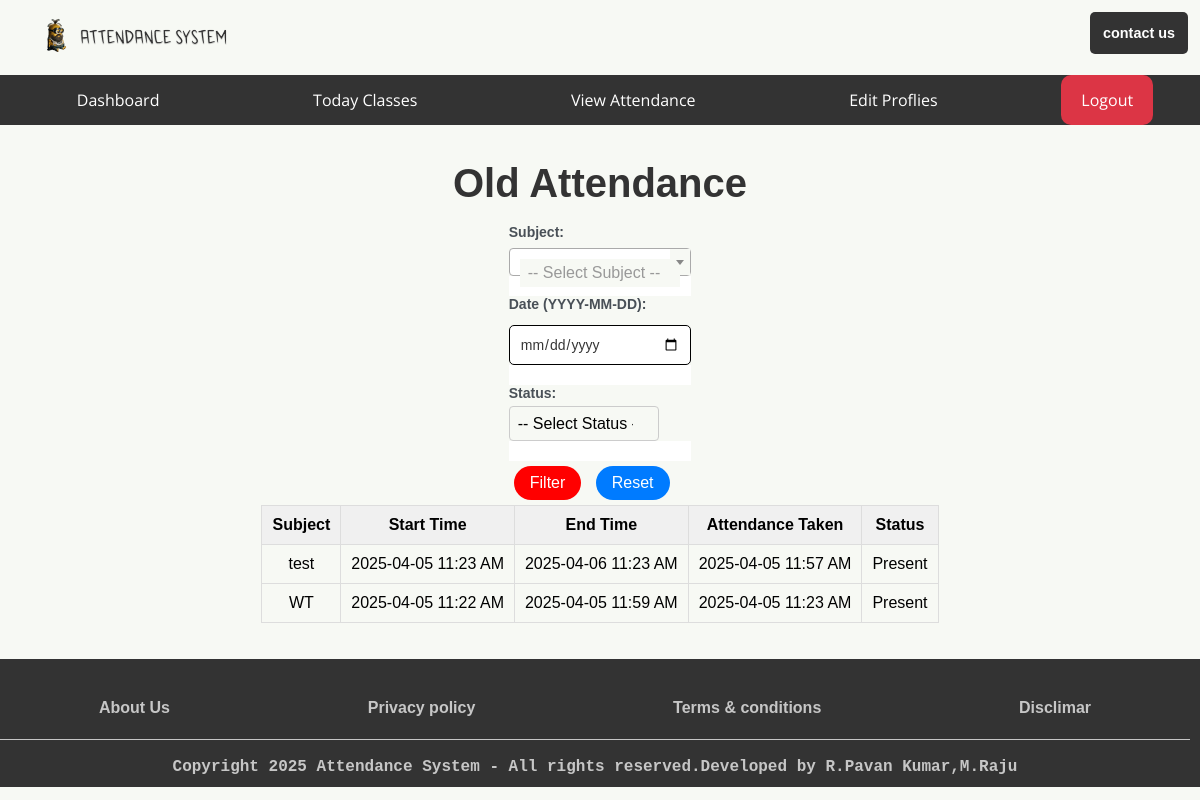
Page /student/attendance/old_attendance (signed in) on the earlier database version.
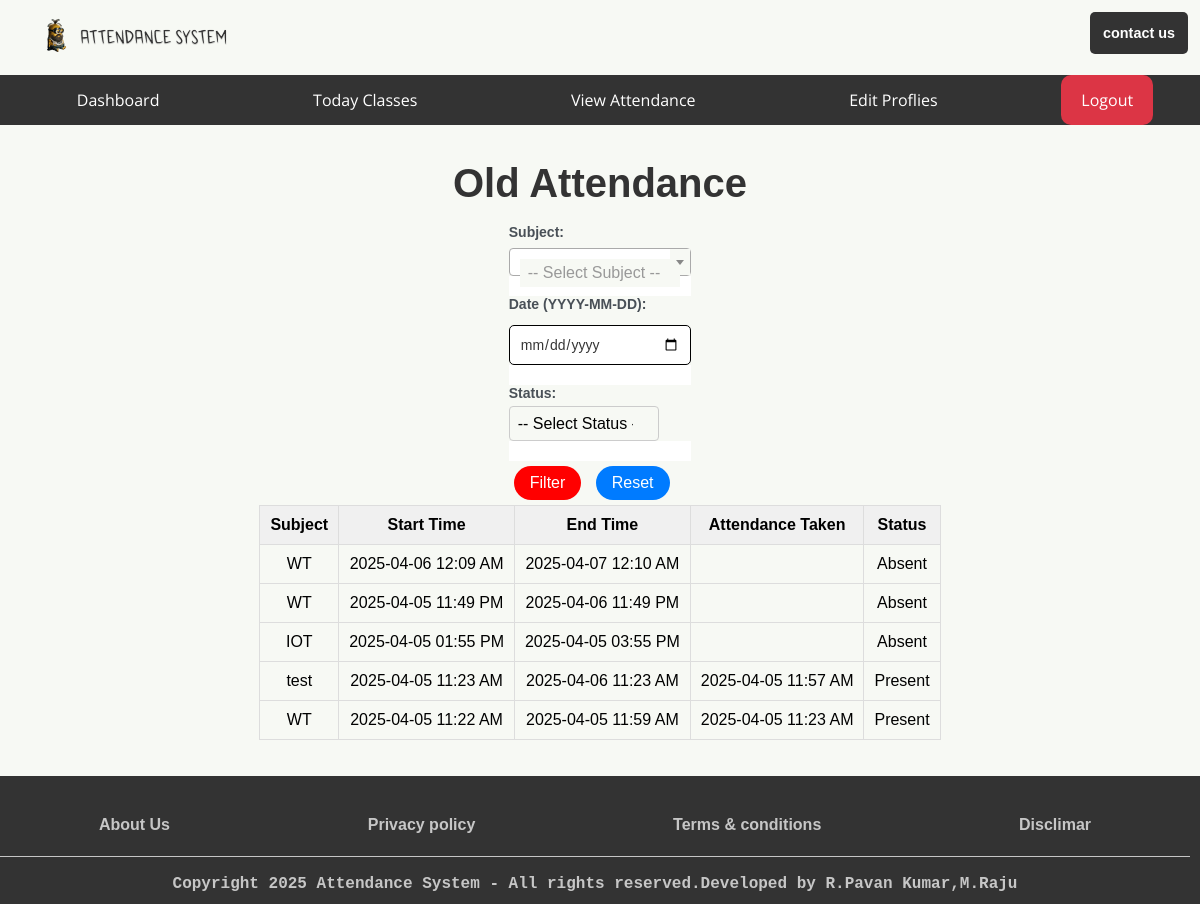
Same page on the later database version.
### app.py (models this page shows, shortened)
class SubjectsClasses(db.Model):  # Renamed to SubjectsClasses
    id = db.Column(db.Integer, primary_key=True)
    Branch = db.Column(db.String(200), nullable=False)
    Subject = db.Column(db.String(200), nullable=False)
    Start_Time = db.Column(db.DateTime, nullable=False)
    End_Time = db.Column(db.DateTime, nullable=False)
    date_created = db.Column(db.DateTime, default=datetime.utcnow)
    completed = db.Column(db.Integer, default=0)

class Attendance(db.Model):
    id = db.Column(db.Integer, primary_key=True)
    subject_id = db.Column(db.Integer)
    user_id = db.Column(db.String(10))
    date_time = db.Column(db.DateTime, default=datetime.utcnow)

### app.py (the view, shortened to what this page needs)
@app.route('/student/attendance/old_attendance', methods=['GET', 'POST'])
@role_required('student')
def old_attendance():
    student = User.query.filter_by(username=session['username'], role='student').first()
    if not student:
        flash("Error: Student user not found.", "danger")
        return redirect(url_for('student_dashboard'))
    filter_subject = request.form.get('subject')
    filter_date_str = request.form.get('attendance_date')
    filter_status = request.form.get('status')
    attendance_data = []
    all_student_classes = SubjectsClasses.query.order_by(SubjectsClasses.Start_Time).all()
    for sc in all_student_classes:
        if filter_subject and sc.Subject != filter_subject:
            continue
        attendance_record = Attendance.query.filter_by(user_id=student.userid, subject_id=sc.id).first()
        status = 'Present' if attendance_record else 'Absent'
        attendance_taken = attendance_record.date_time if attendance_record else None
        if filter_status and status != filter_status:
            continue
        attendance_data.append({
            'subject': sc.Subject,
            'start_time': sc.Start_Time,
            'end_time': sc.End_Time,
            'attendance_taken': attendance_taken,
            'attendance_status': status
        })
    attendance_data.sort(key=lambda x: x['start_time'], reverse=True)
    return render_template('auth/dashboards/student/attendance/old_attendance.html',
                           attendance_data=attendance_data,
                           subjects=get_unique_subjects(),
                           filter_subject=filter_subject,
                           filter_date=filter_date_str,
                           filter_status=filter_status)

### app.py (called while the page is built)
def role_required(roles):
    if not isinstance(roles, list):
        roles = [roles]  # Ensure roles is a list
    def decorator(func):
        @wraps(func)
        def wrapper(*args, **kwargs):
            if 'username' not in session:
                return redirect(url_for('login'))
            user = User.query.filter_by(username=session['username']).first()
            if user.role not in roles:  # Check if the user's role is in the allowed roles list
                return redirect(url_for('index'))  # Redirect to the home page if unauthorized
            return func(*args, **kwargs)
        return wrapper
    return decorator

def get_unique_subjects():
    return sorted(list(set([sc.Subject for sc in SubjectsClasses.query.all()])))

### templates/auth/dashboards/student/attendance/old_attendance.html (shortened to what this page needs)
{% extends 'base/base_student.html' %}
{% block body %}
<main class="student-attendance-main">
    <h1>Old Attendance</h1><br/>
    <section class="filter-section">
        <form method="POST" id="form-sec" class="attendance-form">
            <div class="form-group">
                <label for="subject-search">Subject:</label>
            </div>
            <div class="form-group">
                <label for="attendance_date">Date (YYYY-MM-DD):</label>
                <input type="date" name="attendance_date" id="attendance_date" value="{{ filter_date }}">
            </div>
            <div class="form-group">
                <label for="status">Status:</label>
                <select name="status" id="status">
                    <option value="">-- Select Status --</option>
                </select>
            </div>
            <div class="form-actions">
                <button type="submit" class="delete">Filter</button>
                <a href="{{ url_for('old_attendance') }}" id="update" class="reset">Reset</a>
            </div>
        </form>
    </section>
    {% if attendance_data %}
    <div style="overflow-x: auto; max-width: 100%;">
        <table class="attendance-table">
            <thead>
                <tr>
                    <th>Subject</th>
                    <th>Start Time</th>
                    <th>End Time</th>
                    <th>Attendance Taken</th>
                    <th>Status</th>
                </tr>
            </thead>
            <tbody>
                {% for data in attendance_data %}
                <tr>
                    <td>{{ data.subject }}</td>
                    <td>{{ data.start_time.strftime('%Y-%m-%d %I:%M %p') if data.start_time }}</td>
                    <td>{{ data.end_time.strftime('%Y-%m-%d %I:%M %p') if data.end_time }}</td>
                    <td>{{ data.attendance_taken.strftime('%Y-%m-%d %I:%M %p') if data.attendance_taken }}</td>
                    <td class="{{ 'present' if data.attendance_status == 'Present' else 'absent' }}">{{ data.attendance_status }}</td>
                </tr>
                {% endfor %}
            </tbody>
        </table>
    </div>
    {% else %}
    <p>No attendance data found based on the applied filters.</p>
    {% endif %}
</main>
<link href="https://cdnjs.cloudflare.com/ajax/libs/select2/4.0.13/css/select2.min.css" rel="stylesheet" />
{% endblock body %}

### templates/base/base_student.html (shortened to what this page needs)
<!DOCTYPE html>
<html lang="en">
<head>
    <link href="{{ url_for('static', filename='styles/index.css') }}" rel="stylesheet">
</head>
<body>
    <div class="container">
        <header>
            <div>
                <img class="figure" src="{{ url_for('static', filename='assets/images/logo/attendance-system-high-resolution-logo-transparent.png') }}" alt="Attendance System logo" title="logo" />
            </div>
            <div class="addbtn">
               <a href="{{ url_for('contact') }}">contact us</a>
            </div>
        </header>
        <nav>
            <ul>
                <li class="hideOnMobile"><a href="/">Dashboard</a></li>
                <li class="hideOnMobile"><a href="{{ url_for('status_classes') }}">Today Classes</a></li>
                <li class="hideOnMobile"><a href="{{ url_for('view_attendance_report', role='student') }}">View Attendance</a></li>
                <li class="hideOnMobile"><a href="{{ url_for('profile', role='student') }}">Edit Proflies</a></li>
                <li class="hideOnMobile"><a href="{{ url_for('logout') }}" class="logout">Logout</a></li>
            </ul>
        </nav>
{% block body %}{% endblock body %}
        <footer>
            {% block footer %}
            <div id="footm">
            <ul>
                <li><a href="{{ url_for('maintenance') }}">About Us</a></li>
                <li><a href="{{ url_for('maintenance') }}">Privacy policy</a></li>
                <li><a href="{{ url_for('maintenance') }}">Terms & conditions</a></li>
                <li><a href="{{ url_for('maintenance') }}">Disclimar</a></li>
            </ul>
            </div>
            <div class="footcopy"><hr/><br/><strong>Copyright 2025 Attendance System - All rights reserved.Developed by R.Pavan Kumar,M.Raju</strong></div>
            {% endblock footer %}
        </footer>
    </div>
</body>
</html>

Differences in the rows shown:
added SubjectsClasses: subject "WT", start_time "2025-04-06 12:09 AM", end_time "2025-04-07 12:10 AM", attendance_status "Absent"
added SubjectsClasses: subject "WT", start_time "2025-04-05 11:49 PM", end_time "2025-04-06 11:49 PM", attendance_status "Absent"
added SubjectsClasses: subject "IOT", start_time "2025-04-05 01:55 PM", end_time "2025-04-05 03:55 PM", attendance_status "Absent"
